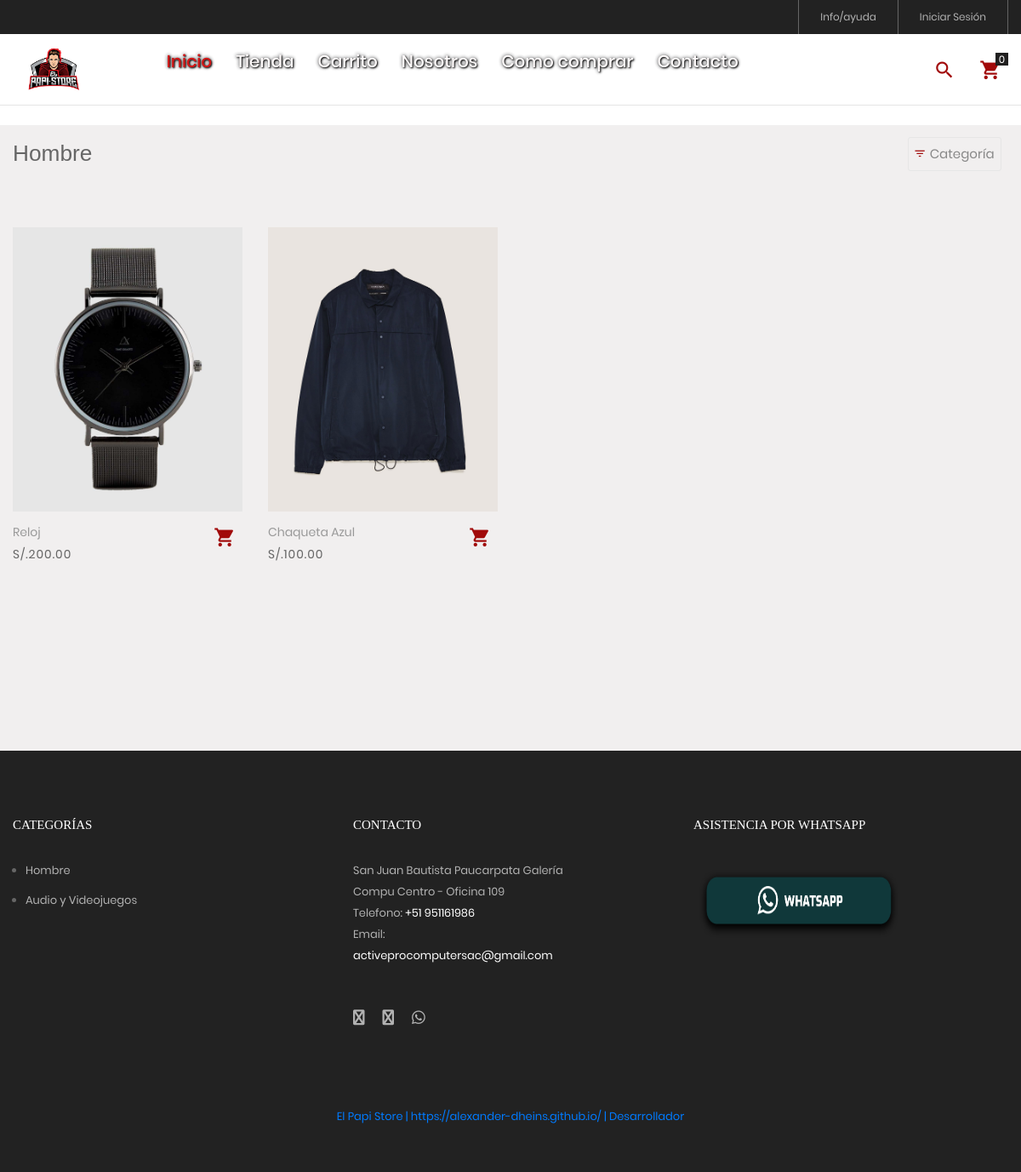
/tienda/categoria/1/hombre, run on the app's committed database.
### tables this page shows
CREATE TABLE IF NOT EXISTS `producto` (
  `idproducto` bigint(20) NOT NULL AUTO_INCREMENT,
  `categoriaid` bigint(20) NOT NULL,
  `codigo` varchar(30) NOT NULL,
  `nombre` varchar(255) NOT NULL,
  `descripcion` text NOT NULL,
  `precio` decimal(11,2) NOT NULL,
  `stock` int(11) NOT NULL,
  `imagen` varchar(100) DEFAULT NULL,
  `datecreated` datetime NOT NULL DEFAULT CURRENT_TIMESTAMP,
  `ruta` varchar(255) NOT NULL,
  `status` int(11) NOT NULL DEFAULT '1',
  PRIMARY KEY (`idproducto`),
  KEY `categoriaid` (`categoriaid`)
);

CREATE TABLE IF NOT EXISTS `categoria` (
  `idcategoria` bigint(20) NOT NULL AUTO_INCREMENT,
  `nombre` varchar(255) NOT NULL,
  `descripcion` text NOT NULL,
  `portada` varchar(100) NOT NULL,
  `datecreated` datetime NOT NULL DEFAULT CURRENT_TIMESTAMP,
  `ruta` varchar(255) NOT NULL,
  `status` int(11) NOT NULL DEFAULT '1',
  PRIMARY KEY (`idcategoria`)
);

### Libraries/Core/Views.php (called while the page is built)
<?php
	class Views
	{
		function getView($controller,$view,$data="")
		{
			$controller = get_class($controller);
			if($controller == "Home"){
				$view = "Views/".$view.".php";
			}else{
				$view = "Views/".$controller."/".$view.".php";
			}
			require_once ($view);
		}
	}
 ?>

### index.php (called while the page is built, shortened)
<?php
	require_once("Helpers/Helpers.php");
	require_once("Libraries/Core/Load.php");
 ?>

### Libraries/Core/Mysql.php (called while the page is built, shortened)
<?php
	class Mysql extends Conexion
	{
		private $conexion;
		function __construct()
		{
			$this->conexion = new Conexion();
			$this->conexion = $this->conexion->conect();
		}
		public function select(string $query)
		{
			$this->strquery = $query;
        	$result = $this->conexion->prepare($this->strquery);
			$result->execute();
        	$data = $result->fetch(PDO::FETCH_ASSOC);
        	return $data;
		}
		public function select_all(string $query)
		{
			$this->strquery = $query;
        	$result = $this->conexion->prepare($this->strquery);
			$result->execute();
        	$data = $result->fetchall(PDO::FETCH_ASSOC);
        	return $data;
		}
	}
 ?>

### Libraries/Core/Conexion.php (called while the page is built)
<?php
class Conexion{
	private $conect;
	public function __construct(){
		$connectionString = "mysql:host=".DB_HOST.";dbname=".DB_NAME.";charset=".DB_CHARSET;
		try{
			$this->conect = new PDO($connectionString, DB_USER, DB_PASSWORD);
			$this->conect->setAttribute(PDO::ATTR_ERRMODE, PDO::ERRMODE_EXCEPTION);
		}catch(PDOException $e){
			$this->conect = 'Error de conexión';
		    echo "ERROR: " . $e->getMessage();
		}
	}
	public function conect(){
		return $this->conect;
	}
}
?>

### Models/TProducto.php (called while the page is built, shortened)
<?php
require_once("Libraries/Core/Mysql.php");
trait TProducto{
	public function getProductosCategoriaT(int $idcategoria, string $ruta, $desde = null, $porpagina = null){
		$this->intIdcategoria = $idcategoria;
		$this->strRuta = $ruta;
		$where = "";
		if(is_numeric($desde) AND is_numeric($porpagina)){
			$where = " LIMIT ".$desde.",".$porpagina;
		}
		$this->con = new Mysql();
		$sql_cat = "SELECT idcategoria,nombre,ruta FROM categoria WHERE idcategoria = '{$this->intIdcategoria}'";
		$request = $this->con->select($sql_cat);
		if(!empty($request)){
			$this->strCategoria = $request['nombre'];
			$this->strRutaCategoria = $request['ruta'];
			$sql = "SELECT p.idproducto,
							p.codigo,
							p.nombre,
							p.descripcion,
							p.categoriaid,
							c.nombre as categoria,
							p.precio,
							p.ruta,
							p.stock
					FROM producto p
					INNER JOIN categoria c
					ON p.categoriaid = c.idcategoria
					WHERE p.status != 0 AND p.categoriaid = $this->intIdcategoria AND c.ruta = '{$this->strRuta}'
					ORDER BY p.idproducto DESC ".$where;
					$request = $this->con->select_all($sql);
					if(count($request) > 0){
						for ($c=0; $c < count($request) ; $c++) {
							$intIdProducto = $request[$c]['idproducto'];
							$sqlImg = "SELECT img
									FROM imagen
									WHERE productoid = $intIdProducto";
							$arrImg = $this->con->select_all($sqlImg);
							if(count($arrImg) > 0){
								for ($i=0; $i < count($arrImg); $i++) {
									$arrImg[$i]['url_image'] = media().'/images/uploads/'.$arrImg[$i]['img'];
								}
							}
							$request[$c]['images'] = $arrImg;
						}
					}
			$request = array('idcategoria' => $this->intIdcategoria,
								'ruta' => $this->strRutaCategoria,
								'categoria' => $this->strCategoria,
								'productos' => $request
							);
		}
		return $request;
	}
}
 ?>

### Helpers/Helpers.php (called while the page is built, shortened)
<?php
	function base_url()
	{
		return BASE_URL;
	}
    function media()
    {
        return BASE_URL."/Assets";
    }
    function footerTienda($data="")
    {
        $view_footer = "Views/Template/footer_tienda.php";
        require_once ($view_footer);
    }
    function formatMoney($cantidad){
        $cantidad = number_format($cantidad,2,SPD,SPM);
        return $cantidad;
    }
    function getCatFooter(){
        require_once ("Models/CategoriasModel.php");
        $objCategoria = new CategoriasModel();
        $request = $objCategoria->getCategoriasFooter();
        return $request;
    }
    function getInfoPage(int $idpagina){
        require_once("Libraries/Core/Mysql.php");
        $con = new Mysql();
        $sql = "SELECT * FROM post WHERE idpost = $idpagina";
        $request = $con->select($sql);
        return $request;
    }
 ?>

### Models/CategoriasModel.php (called while the page is built, shortened)
<?php
	class CategoriasModel extends Mysql
	{
		public function getCategoriasFooter(){
			$sql = "SELECT idcategoria, nombre, descripcion, portada, ruta
					FROM categoria WHERE  status = 1 AND idcategoria IN (".CAT_FOOTER.")";
			$request = $this->select_all($sql);
			if(count($request) > 0){
				for ($c=0; $c < count($request) ; $c++) {
					$request[$c]['portada'] = BASE_URL.'/Assets/images/uploads/'.$request[$c]['portada'];
				}
			}
			return $request;
		}
	}
 ?>

### Views/Tienda/categoria.php (the view, shortened to what this page needs)
<?php
$arrProductos = $data['productos'];
 ?>
<br><br><br>
<hr>
	<div class="bg0 m-t-23 p-b-140">
		<div class="container">
			<div class="flex-w flex-sb-m p-b-52">
				<div class="flex-w flex-l-m filter-tope-group m-tb-10">
					<h3><?= $data['page_title']; ?></h3>
				</div>
				<div class="flex-w flex-c-m m-tb-10">
					<div class="flex-c-m stext-106 cl6 size-104 bor4 pointer hov-btn3 trans-04 m-r-8 m-tb-4 js-show-filter">
						<i class="icon-filter cl2 m-r-6 fs-15 trans-04 zmdi zmdi-filter-list"></i>
						 Categoría &nbsp;
					</div>
				</div>
			</div>
			<div class="row isotope-grid">
			<?php
			if(!empty($arrProductos)){
				for ($p=0; $p < count($arrProductos); $p++) {
					$ruta = $arrProductos[$p]['ruta'];
					if(count($arrProductos[$p]['images']) > 0 ){
						$portada = $arrProductos[$p]['images'][0]['url_image'];
					}else{
						$portada = media().'/images/uploads/product.png';
					}
			 ?>
				<div class="col-sm-6 col-md-4 col-lg-3 p-b-35 isotope-item women">
					<div class="block2">
						<div class="block2-pic hov-img0">
							<img src="<?= $portada ?>" alt="<?= $arrProductos[$p]['nombre'] ?>">
						</div>
						<div class="block2-txt flex-w flex-t p-t-14">
							<div class="block2-txt-child1 flex-col-l ">
								<a href="<?= base_url().'/tienda/producto/'.$arrProductos[$p]['idproducto'].'/'.$ruta; ?>" class="stext-104 cl4 hov-cl1 trans-04 js-name-b2 p-b-6">
									<?= $arrProductos[$p]['nombre'] ?>
								</a>
								<span class="stext-105 cl3">
									<?= SMONEY.formatMoney($arrProductos[$p]['precio']); ?>
								</span>
							</div>
							<div class="block2-txt-child2 flex-r p-t-3">
								<a href="#"
								 id="<?= openssl_encrypt($arrProductos[$p]['idproducto'],METHODENCRIPT,KEY); ?>"
								 class="btn-addwish-b2 dis-block pos-relative js-addwish-b2 js-addcart-detail
								 icon-header-item cl2 hov-cl1 trans-04 p-l-22 p-r-11
								 ">
									<i class="zmdi zmdi-shopping-cart"></i>
								</a>
							</div>
						</div>
					</div>
				</div>
			<?php
				}
			}else{
				?>
			<p>No hay productos para mostrar <a href="<?= base_url() ?>/tienda"> Ver productos</a></p>
			<?php
			}
			?>
			</div>
			<?php
				if(count($data['productos']) > 0){
			 ?>
			<div class="flex-c-m flex-w w-full p-t-45">
			</div>
			<?php
				}
			 ?>
		</div>
	</div>
<?php
	footerTienda($data);
?>

### Views/Template/footer_tienda.php (shortened to what this page needs)
	<?php
		$catFotter = getCatFooter();
	 ?>
	<footer class="bg3 p-t-75 p-b-32">
		<div class="container">
			<div class="row">
				<div class="col-sm-6 col-lg-4 p-b-50">
					<h4 class="stext-301 cl0 p-b-30">
						Categorías
					</h4>
					<?php if(count($catFotter) > 0){ ?>
					<ul>
						<?php foreach ($catFotter as $cat) { ?>
						<li class="p-b-10">
							<a href="<?= base_url() ?>/tienda/categoria/<?= $cat['idcategoria'].'/'.$cat['ruta'] ?>" class="stext-107 cl7 hov-cl1 trans-04">
								<?= $cat['nombre'] ?>
							</a>
						</li>
						<?php } ?>
					</ul>
					<?php } ?>
				</div>
				<div class="col-sm-6 col-lg-4 p-b-50">
					<h4 class="stext-301 cl0 p-b-30">
						Contacto
					</h4>
					<p class="stext-107 cl7 size-201">
						<?= DIRECCION ?> <br>
						Telefono: <a class="linkFooter" href="tel:<?= TELEMPRESA ?>"><?= TELEMPRESA ?></a><br>
						Email: <a class="linkFooter" href="mailto:<?= EMAIL_EMPRESA ?>"><?= EMAIL_EMPRESA ?></a>
					</p>
					<div class="p-t-27">
						<a href="<?= FACEBOOK ?>" target="_blanck" class="fs-18 cl7 hov-cl1 trans-04 m-r-16">
							<i class="fa fa-facebook"></i>
						</a>
						<a href="<?= INSTAGRAM ?>" target="_blanck"  class="fs-18 cl7 hov-cl1 trans-04 m-r-16">
							<i class="fa fa-instagram"></i>
						</a>
						<a href="https://wa.me/<?= WHATSAPP ?>" target="_blanck"  class="fs-18 cl7 hov-cl1 trans-04 m-r-16">
							<i class="fab fa-whatsapp"></i>
						</a>
					</div>
				</div>
				<div class="col-sm-6 col-lg-4 p-b-50">
					<h4 class="stext-301 cl0 p-b-30">
						Asistencia por WhatsApp
					</h4>
					<div class="whatsapp">
						<form href="https://maxcdn.bootstrapcdn.com/font-awesome/4.5.0/css/font-awesome.min.css">
						<a href="https://api.whatsapp.com/send?phone=15550175451&text=Hola%21%20Quisiera%20m%C3%A1s%20informacion." class="float" target="_blank">
						<div class="incono-whatsapp">
							<image src="<?= media(); ?>/tienda/images/whatsapp-iphone.png" width="250px" height="100px">
						</div>
					</div>
				</div>
			</div>
			<div class="p-t-40">
				<p class="stext-107 cl6 txt-center">
				<?= NOMBRE_EMPESA; ?> | <?= WEB_EMPRESA; ?> | <a href="https://github.com/Alexander-Dheins" target="_blank">Desarrollador</a>
			</div>
		</div>
	</footer>
</body>
</html>

### Assets/tienda/css/main.css (style rules this page uses)
.container { max-width: 1380px; }
@media (max-width: 1600px) { .container { max-width: 1200px; } }
.container p { margin-bottom: 20px; }
.container ul, .container ol { margin-left: 15px; margin-bottom: 20px; }
.container ul, .container ul li { list-style: initial; }
.icon-header-item { position: relative; font-size: 26px; line-height: 1; cursor: pointer; }
.block2-pic { position: relative; }
.block2-txt-child1 { width: calc(100% - 30px); }
.block2-txt-child2 { width: 30px; }
.cl0 { color: #fff; }
.cl2 { color: #a10a0a; }
.cl3 { color: #666; }
.cl4 { color: #999; }
.cl6 { color: #888; }
.cl7 { color: #b2b2b2; }
.stext-104 { font-family: Poppins-Regular; font-size: 14px; line-height: 1.466667; }
.stext-105 { font-family: Poppins-Regular; font-size: 14px; line-height: 1.466667; letter-spacing: 1px; }
.stext-106 { font-family: Poppins-Regular; font-size: 15px; line-height: 1.2; }
.stext-107 { font-family: Poppins-Regular; font-size: 13px; line-height: 1.923; }
.stext-301 { font-family: Montserrat-Bold; font-size: 15px; line-height: 1.6; text-transform: uppercase; }
.size-104 { min-width: 94px; height: 40px; }
.size-201 { max-width: 270px; }
.bg0 { background-color: #f1efeffa; }
.bg3 { background-color: #222; }
.bor4 { border: 1px solid #e6e6e6; border-radius: 3px; }
.hov-img0 { display: block; overflow: hidden; }
.hov-img0 img { width: 100%; -webkit-transition: transform 0.9s ease; -o-transition: transform 0.9s ease; -moz-transition: transform 0.9s ease; transition: transform 0.9s ease; }
.linkFooter { color: #FFF !important; }

### data on the page
producto: shows a picture, nombre "Reloj", precio "200.00"
producto: shows a picture, nombre "Chaqueta Azul", precio "100.00"
categoria: nombre "Hombre"
categoria: nombre "Audio y Videojuegos"

### other printed values
$data['page_title'] "Hombre"
DIRECCION "San Juan Bautista Paucarpata Galería Compu Centro - Oficina 109"
TELEMPRESA "+51 951161986"
EMAIL_EMPRESA "activeprocomputersac@gmail.com"
NOMBRE_EMPESA "El Papi Store"
WEB_EMPRESA "https://alexander-dheins.github.io/"
